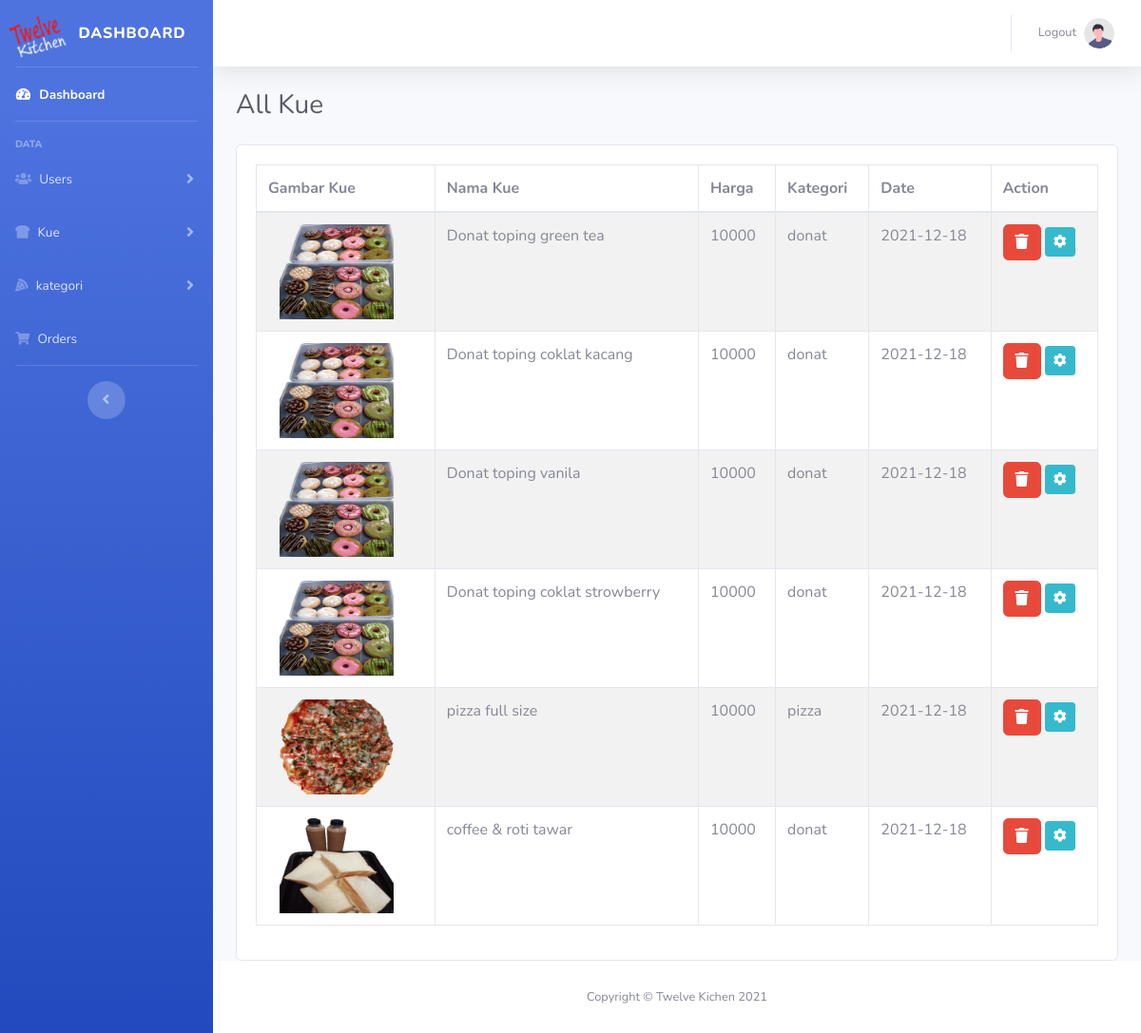
Page /admin/allkue.php (signed in) on the earlier database version.
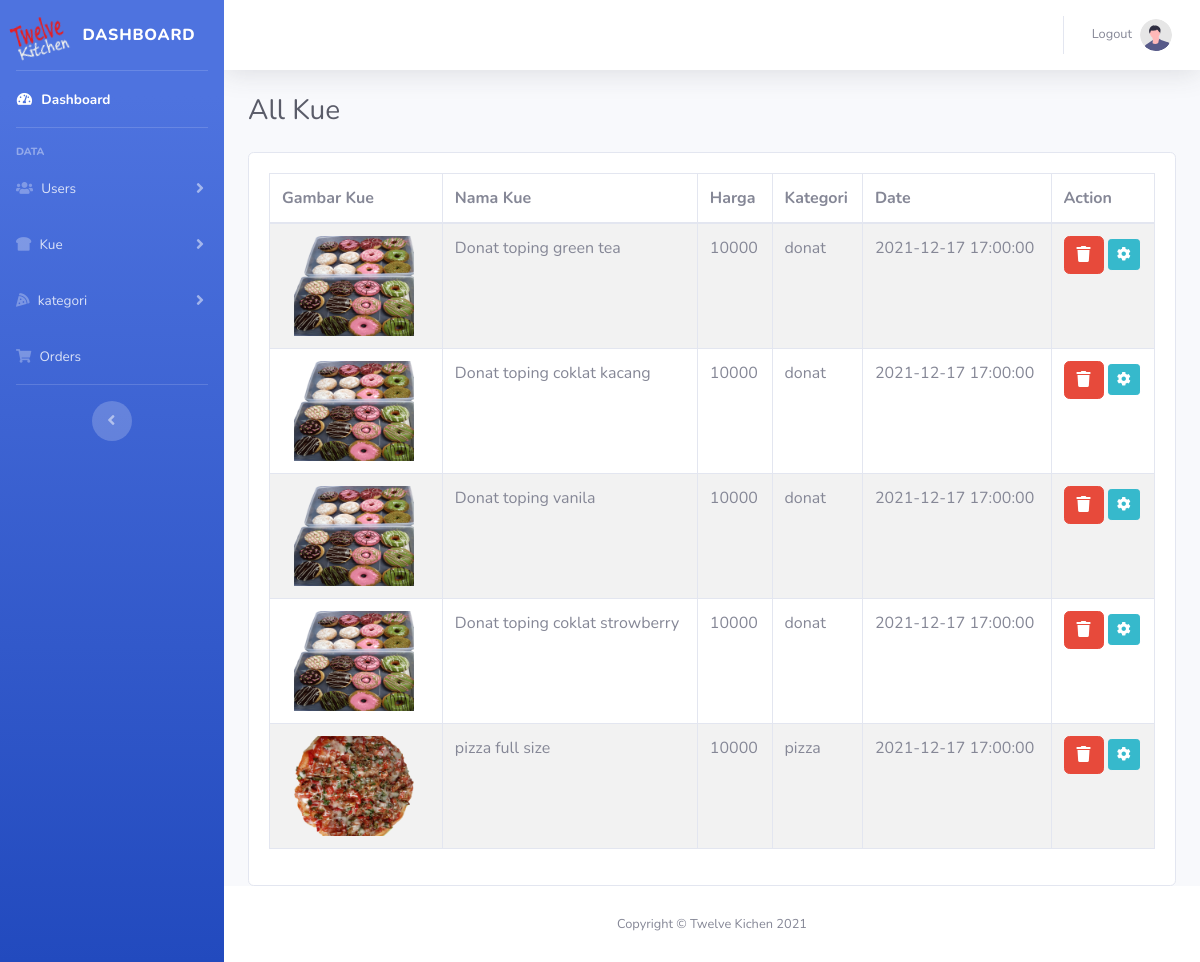
Same page on the later database version.
### tables this page shows
CREATE TABLE `kue` (
  `idkue` int(11) NOT NULL,
  `idkate` int(11) DEFAULT NULL,
  `namakue` varchar(200) DEFAULT NULL,
  `deskripsi` varchar(50) NOT NULL,
  `harga` decimal(10,0) DEFAULT NULL,
  `gambar` text DEFAULT NULL
);

CREATE TABLE `kategori` (
  `idkate` int(11) NOT NULL,
  `gambark` text NOT NULL,
  `namakate` varchar(200) DEFAULT NULL,
  `date` timestamp NOT NULL DEFAULT current_timestamp()
);

### admin/allkue.php (the view, shortened to what this page needs)
<?php
    include('./includes/header.php');
    include('./includes/slidebar.php');
    include('./includes/top.php');
 ?>
                <div class="container-fluid">
                    <div class="d-sm-flex align-items-center justify-content-between mb-4">
                        <h1 class="h3 mb-0 text-gray-800">All Kue</h1>
                    </div>
 <div class="row">
                    <div class="col-12">
                        <div class="card">
                            <div class="card-body">
                                <div class="table-responsive m-t-40">
                                    <table id="myTable" class="table table-bordered table-striped">
                                        <thead>
                                            <tr>
                                                <th>Gambar Kue</th>
                                                <th>Nama Kue</th>
                                                <th>Harga</th>
                                                <th>Kategori</th>
                                                <th>Date</th>
												  <th>Action</th>
                                            </tr>
                                        </thead>
                                        <tbody>
											<?php
												$sql="SELECT * FROM kue , kategori WHERE kue.idkate = kategori.idkate order by idkue desc";
												$query=mysqli_query($koneksi,$sql);
													if(!mysqli_num_rows($query) > 0 )
														{
															echo '<td colspan="7"><center>No User-Data!</center></td>';
														}
													else
														{
																	while($rows=mysqli_fetch_array($query))
																		{
																					echo ' <tr>
                                                                                                <td><div class="col-md-3 col-lg-8 m-b-10">
                                                                                                    <center><img src="../img/kue/'.$rows['gambar'].'" class="img-responsive  radius" style="max-height:100px;max-width:150px;" /></center></td>
																								<td>'.$rows['namakue'].'</td>
																								<td>'.$rows['harga'].'</td>
                                                                                                <td>'.$rows['namakate'].'</td>
                                                                                                <td>'.$rows['date'].'</td>
																									 <td><a href="delete_kue.php?kue_del='.$rows['idkue'].'" class="btn btn-danger btn-flat btn-addon btn-xs m-b-10"><i class="fas fa-trash" style="font-size:16px"></i></a>
																									 <a href="update_kue.php?kue_upd='.$rows['idkue'].'" " class="btn btn-info btn-flat btn-addon btn-sm m-b-10 m-l-5"><i class="fas fa-cog"></i></a>
																									</td></tr>';
																		}
														}
											?>
                                        </tbody>
                                    </table>
                                </div>
                            </div>
                        </div>
						 </div>
                            </div>
<?php
    include('./includes/footer.php');
?>

### admin/includes/header.php (shortened to what this page needs)
<!DOCTYPE html>
<html lang="en">
<head>
    <link href="vendor/fontawesome-free/css/all.min.css" rel="stylesheet" type="text/css">
    <link href="css/sb-admin-2.min.css" rel="stylesheet">
    <link rel="stylesheet" href="css/sb-admin-2.css">
</head>
<body>
<body id="page-top">
    <div id="wrapper">

### admin/includes/slidebar.php (shortened to what this page needs)
<ul class="navbar-nav bg-gradient-primary sidebar sidebar-dark accordion" id="accordionSidebar">
<a class="sidebar-brand d-flex align-items-center justify-content-center" href="index.php">
    <div class="sidebar-brand-icon rotate-n-15">
        <i><img src="./img/logo.png" alt=""></i>
    </div>
    <div class="sidebar-brand-text mx-3">Dashboard</div>
</a>
<hr class="sidebar-divider my-0">
<li class="nav-item active">
    <a class="nav-link" href="index.php">
        <i class="fas fa-fw fa-tachometer-alt"></i>
        <span>Dashboard</span></a>
</li>
<hr class="sidebar-divider">
<div class="sidebar-heading">
    Data
</div>
<li class="nav-item">
                <a class="nav-link collapsed" href="#" data-toggle="collapse" data-target="#collapseTwo"
                    aria-expanded="true" aria-controls="collapseTwo">
                    <i class="fas fa-users"></i>
                    <span>Users</span>
                </a>
            </li>
<li class="nav-item">
                <a class="nav-link collapsed" href="#" data-toggle="collapse" data-target="#collapseUtilities"
                    aria-expanded="true" aria-controls="collapseUtilities">
                    <i class="fas fa-bread-slice"></i>
                    <span>Kue</span>
                </a>
            </li>
<li class="nav-item">
                <a class="nav-link collapsed" href="#" data-toggle="collapse" data-target="#collapsePages"
                    aria-expanded="true" aria-controls="collapsePages">
                    <i class="fas fa-pizza-slice"></i>
                    <span>kategori</span>
                </a>
            </li>
            <li class="nav-item">
                <a class="nav-link" href="order.php">
                    <i class="fas fa-shopping-cart"></i>
                    <span>Orders</span></a>
            </li>
<hr class="sidebar-divider d-none d-md-block">
<div class="text-center d-none d-md-inline">
    <button class="rounded-circle border-0" id="sidebarToggle"></button>
</div>
</ul>

### admin/includes/top.php (shortened to what this page needs)
       <div id="content-wrapper" class="d-flex flex-column">
<div id="content">
    <nav class="navbar navbar-expand navbar-light bg-white topbar mb-4 static-top shadow">
        <ul class="navbar-nav ml-auto">
            <li class="nav-item dropdown no-arrow">
                <a class="nav-link dropdown-toggle" href="logout.php" id="userDropdown" role="button">
                    <span class="mr-2 d-none d-lg-inline text-gray-600 small">Logout</span>
                    <img class="img-profile rounded-circle"
                        src="img/undraw_profile.svg">
                </a>
            </li>
        </ul>
    </nav>

### admin/includes/footer.php
</div>
            </div>
<footer class="sticky-footer bg-white">
                <div class="container my-auto">
                    <div class="copyright text-center my-auto">
                        <span>Copyright &copy; Twelve Kichen 2021</span>
                    </div>
                </div>
            </footer>
        </div>
</body>
</html>

Differences in the rows shown:
removed kue: gambar (picture), namakue "coffee & roti tawar", harga "10000", idkate.namakate "donat", idkate.date "2021-12-18"
changed kue "Donat toping green tea": idkate.date "2021-12-18" → "2021-12-17 17:00:00"
changed kue "Donat toping coklat kacang": idkate.date "2021-12-18" → "2021-12-17 17:00:00"
changed kue "Donat toping vanila": idkate.date "2021-12-18" → "2021-12-17 17:00:00"
changed kue "Donat toping coklat strowberry": idkate.date "2021-12-18" → "2021-12-17 17:00:00"
changed kue "pizza full size": idkate.date "2021-12-18" → "2021-12-17 17:00:00"
